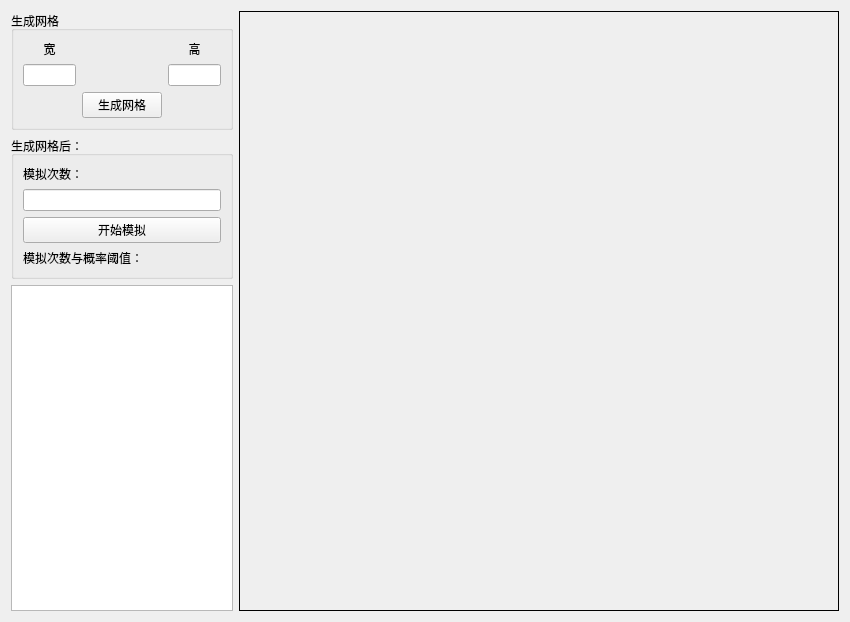
<?xml version="1.0" encoding="UTF-8"?>
<ui version="4.0">
 <class>Widget</class>
 <widget class="QWidget" name="Widget">
  <property name="geometry">
   <rect>
    <x>0</x>
    <y>0</y>
    <width>850</width>
    <height>612</height>
   </rect>
  </property>
  <property name="windowTitle">
   <string>Widget</string>
  </property>
  <layout class="QGridLayout" name="gridLayout_3">
   <item row="0" column="1" rowspan="3">
    <widget class="QLabel" name="label">
     <property name="sizePolicy">
      <sizepolicy hsizetype="Fixed" vsizetype="Fixed">
       <horstretch>0</horstretch>
       <verstretch>0</verstretch>
      </sizepolicy>
     </property>
     <property name="minimumSize">
      <size>
       <width>600</width>
       <height>600</height>
      </size>
     </property>
     <property name="maximumSize">
      <size>
       <width>600</width>
       <height>600</height>
      </size>
     </property>
     <property name="frameShape">
      <enum>QFrame::Box</enum>
     </property>
     <property name="text">
      <string/>
     </property>
    </widget>
   </item>
   <item row="0" column="0">
    <widget class="QGroupBox" name="groupBox_2">
     <property name="title">
      <string>生成网格</string>
     </property>
     <layout class="QGridLayout" name="gridLayout_2">
      <item row="0" column="0">
       <widget class="QLabel" name="label_2">
        <property name="text">
         <string>宽</string>
        </property>
        <property name="alignment">
         <set>Qt::AlignCenter</set>
        </property>
       </widget>
      </item>
      <item row="0" column="2">
       <widget class="QLabel" name="label_3">
        <property name="text">
         <string>高</string>
        </property>
        <property name="alignment">
         <set>Qt::AlignCenter</set>
        </property>
       </widget>
      </item>
      <item row="1" column="0">
       <widget class="QLineEdit" name="lineEdit">
        <property name="alignment">
         <set>Qt::AlignCenter</set>
        </property>
       </widget>
      </item>
      <item row="1" column="2">
       <widget class="QLineEdit" name="lineEdit_2">
        <property name="alignment">
         <set>Qt::AlignCenter</set>
        </property>
       </widget>
      </item>
      <item row="2" column="0">
       <spacer name="horizontalSpacer_9">
        <property name="orientation">
         <enum>Qt::Horizontal</enum>
        </property>
        <property name="sizeHint" stdset="0">
         <size>
          <width>109</width>
          <height>20</height>
         </size>
        </property>
       </spacer>
      </item>
      <item row="2" column="1">
       <widget class="QPushButton" name="pushButton">
        <property name="text">
         <string>生成网格</string>
        </property>
       </widget>
      </item>
      <item row="2" column="2">
       <spacer name="horizontalSpacer_10">
        <property name="orientation">
         <enum>Qt::Horizontal</enum>
        </property>
        <property name="sizeHint" stdset="0">
         <size>
          <width>108</width>
          <height>20</height>
         </size>
        </property>
       </spacer>
      </item>
     </layout>
    </widget>
   </item>
   <item row="1" column="0">
    <widget class="QGroupBox" name="groupBox">
     <property name="maximumSize">
      <size>
       <width>600</width>
       <height>600</height>
      </size>
     </property>
     <property name="title">
      <string>生成网格后：</string>
     </property>
     <layout class="QVBoxLayout" name="verticalLayout">
      <item>
       <widget class="QLabel" name="label_4">
        <property name="text">
         <string>模拟次数：</string>
        </property>
       </widget>
      </item>
      <item>
       <widget class="QLineEdit" name="lineEdit_3">
        <property name="alignment">
         <set>Qt::AlignCenter</set>
        </property>
       </widget>
      </item>
      <item>
       <widget class="QPushButton" name="pushButton_2">
        <property name="text">
         <string>开始模拟</string>
        </property>
       </widget>
      </item>
      <item>
       <widget class="QLabel" name="label_5">
        <property name="text">
         <string>模拟次数与概率阈值：</string>
        </property>
       </widget>
      </item>
     </layout>
    </widget>
   </item>
   <item row="2" column="0">
    <widget class="QTextBrowser" name="textBrowser"/>
   </item>
  </layout>
 </widget>
 <resources/>
 <connections/>
</ui>
